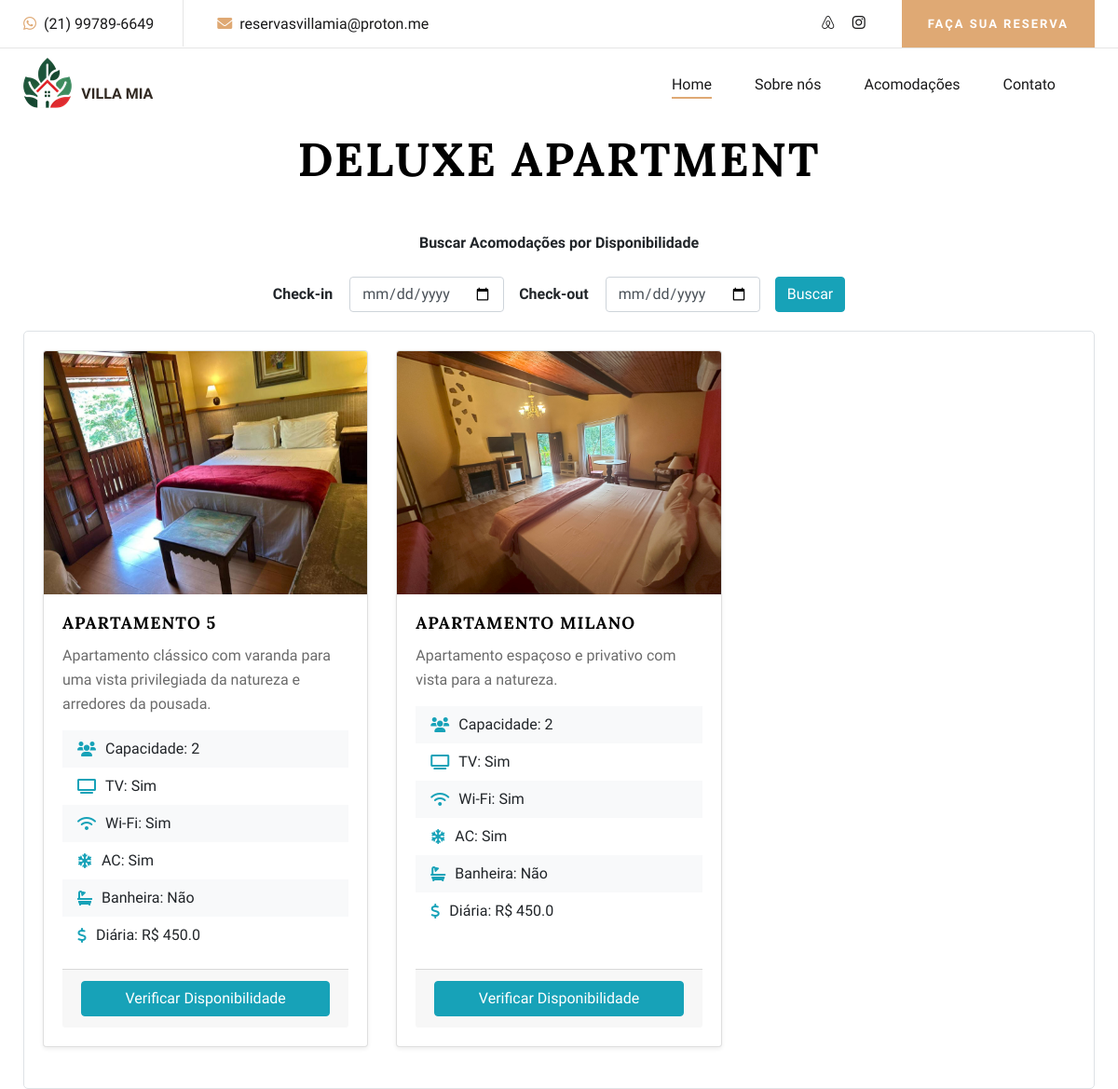
Before: /category/2/ with the older database file.
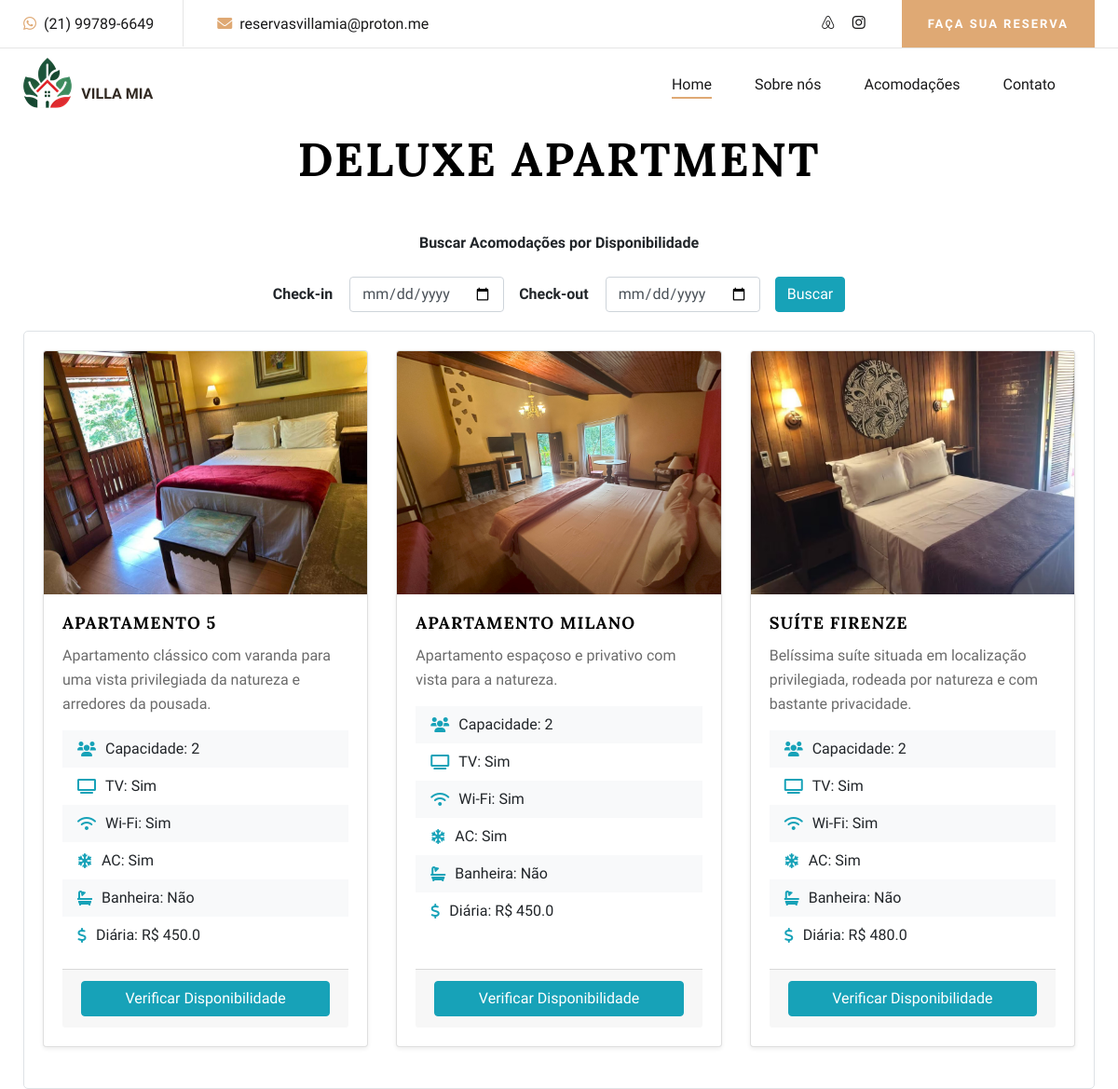
After: the same page with the newer database file.
### backend/models.py (models this page shows, shortened)
class Category(models.Model):
    name = models.CharField(max_length=100)

class Room(models.Model):
    title = models.CharField(max_length=200)
    description = models.CharField(max_length=600)
    image = models.ImageField(upload_to='room_images/', blank=True, null=True)  # Main image
    capacity = models.IntegerField()
    ac = models.BooleanField(default=False)
    tv = models.BooleanField(default=True)
    wifi = models.BooleanField(default=True)
    bathtub = models.BooleanField(default=False)
    price = models.FloatField()
    category = models.ForeignKey(Category, on_delete=models.CASCADE, default=1)
    available = models.BooleanField(default=True)

### backend/views.py (the view, shortened to what this page needs)
# urls.py: path('category/<int:category_id>/', views.category_rooms, name='category_rooms'),
def category_rooms(request, category_id):
    category = get_object_or_404(Category, id=category_id)
    rooms = Room.objects.filter(category=category)
    if not request.user.is_staff:
        rooms = rooms.filter(available=True)
    check_in = request.GET.get('check_in')
    check_out = request.GET.get('check_out')
    if check_in and check_out:
        check_in_date = datetime.datetime.strptime(check_in, '%Y-%m-%d').date()
        check_out_date = datetime.datetime.strptime(check_out, '%Y-%m-%d').date()
        rooms = rooms.filter(
            ~Q(booking__check_in__lte=check_out_date, booking__check_out__gte=check_in_date)
        ).distinct()
    if request.method == 'POST':
        room_id = request.POST.get('room_id')
        room = get_object_or_404(Room, id=room_id)
        room.available = 'available' in request.POST
        room.save()
        return redirect('category_rooms', category_id=category.id)
    return render(request, 'backend/category_rooms.html', {
        'category': category,
        'rooms': rooms,
        'check_in': check_in,
        'check_out': check_out
    })

### backend/templates/backend/category_rooms.html (shortened to what this page needs)
{% extends "backend/layout.html" %}
{% block extra_head %}
<link rel="stylesheet" href="https://cdnjs.cloudflare.com/ajax/libs/font-awesome/6.0.0-beta3/css/all.min.css">
{% endblock %}
{% block body %}
    <h1 class="text-center mb-4 room-title">{{ category.name }}</h1>
    <div class="container mt-5">
        <span class="d-flex justify-content-center" style="font-weight: 700">Buscar Acomodações por Disponibilidade</span><br/>
        <div class="date-picker-container" style="font-weight: 700">
            <form method="get" class="form-inline">
                <div class="form-group">
                    <label for="check_in">Check-in</label>
                    <input type="date" id="check_in" name="check_in" class="form-control ml-2" value="{{ request.GET.check_in }}" required>
                </div>
                <div class="form-group ml-3">
                    <label for="check_out">Check-out</label>
                    <input type="date" id="check_out" name="check_out" class="form-control ml-2" value="{{ request.GET.check_out }}" required>
                </div>
                <button type="submit" class="btn btn-info ml-3 buscar">Buscar</button>
            </form>
        </div>
        <div class="section-divider">
            <div class="row">
                {% if rooms %}
                    {% for room in rooms %}
                        <div class="col-md-4 mb-4">
                            <div class="card h-100 shadow-sm">
                                <img src="{{ room.image.url }}" class="card-img-top" alt="{{ room.title }}">
                                <div class="card-body d-flex flex-column">
                                    <div class="content">
                                        <h5 class="card-title">{{ room.title }}</h5>
                                        <p class="card-text">{{ room.description }}</p>
                                        <ul class="list-group list-group-flush mb-3">
                                            <li class="list-group-item"><i class="fas fa-users"></i>Capacidade: {{ room.capacity }}</li>
                                            <li class="list-group-item"><i class="fas fa-tv"></i>TV: {{ room.tv|yesno:"Sim,Não" }}</li>
                                            <li class="list-group-item"><i class="fas fa-wifi"></i>Wi-Fi: {{ room.wifi|yesno:"Sim,Não" }}</li>
                                            <li class="list-group-item"><i class="fas fa-snowflake"></i>AC: {{ room.ac|yesno:"Sim,Não" }}</li>
                                            <li class="list-group-item"><i class="fas fa-bath"></i>Banheira: {{ room.bathtub|yesno:"Sim,Não" }}</li>
                                            <li class="list-group-item"><i class="fas fa-dollar-sign"></i>Diária: R$ {{ room.price }}</li>
                                        </ul>
                                    </div>
                                    <div class="card-footer">
                                        <a href="{% url 'check_availability' room.id %}" class="btn btn-info mt-auto">Verificar Disponibilidade</a>
                                    </div>
                                </div>
                            </div>
                        </div>
                    {% endfor %}
                {% else %}
                    <p class="text-center">No rooms available in this category.</p>
                {% endif %}
            </div>
        </div>
    </div>
{% endblock %}

### backend/templates/backend/layout.html (shortened to what this page needs)
{% load static %}
<!DOCTYPE html>
<html lang="en">
  <head>
    <link
      rel="stylesheet"
      href="https://cdnjs.cloudflare.com/ajax/libs/font-awesome/5.15.4/css/all.min.css"
    />
    <link rel="stylesheet" href="{% static 'css/mobile.css' %}" />
    <link
      rel="stylesheet"
      href="https://cdn.jsdelivr.net/npm/flatpickr/dist/flatpickr.min.css"
    />
    <link
      rel="stylesheet"
      href="{% static 'css/bootstrap.min.css' %}"
      type="text/css"
    />
    <link
      rel="stylesheet"
      href="{% static 'css/font-awesome.min.css' %}"
      type="text/css"
    />
    <link
      rel="stylesheet"
      href="{% static 'css/elegant-icons.css' %}"
      type="text/css"
    />
    <link
      rel="stylesheet"
      href="{% static 'css/flaticon.css' %}"
      type="text/css"
    />
    <link
      rel="stylesheet"
      href="{% static 'css/owl.carousel.min.css' %}"
      type="text/css"
    />
    <link
      rel="stylesheet"
      href="{% static 'css/nice-select.css' %}"
      type="text/css"
    />
    <link
      rel="stylesheet"
      href="{% static 'css/jquery-ui.min.css' %}"
      type="text/css"
    />
    <link
      rel="stylesheet"
      href="{% static 'css/magnific-popup.css' %}"
      type="text/css"
    />
    <link
      rel="stylesheet"
      href="{% static 'css/slicknav.min.css' %}"
      type="text/css"
    />
    <link
      rel="stylesheet"
      href="{% static 'css/styles.css' %}"
      type="text/css"
    />
    <link
      rel="stylesheet"
      href="{% static 'css/style.css' %}"
      type="text/css"
    />
    {% block extra_head %}{% endblock %}
  </head>
  <body>
    <header class="header-section">
      <div class="top-nav">
        <div class="container">
            <div class="row">
                <div class="col-lg-6">
                    <ul class="tn-left">
                        <li>
                            <i class="fab fa-whatsapp"></i>
                            <a href="https://wa.me/5521997896649" class="plain-link" target="_blank">(21) 99789-6649</a>
                        </li>
                        <li><i class="fa fa-envelope"></i> reservasvillamia@proton.me</li>
                    </ul>
                </div>
                <div class="col-lg-6">
                    <div class="tn-right">
                        <div class="top-social">
                            <a href="https://www.airbnb.com.br/rooms/1129104542810955822?source_impression_id=p3_1722376908_P3mqyyBOas58TPSp"><i class="fab fa-airbnb"></i></a>
                            <a href="#"><i class="fab fa-instagram"></i></a>
                        </div>
                        <a href="{% url 'index' %}#rooms" class="bk-btn">Faça sua Reserva</a>
                    </div>
                </div>
            </div>
        </div>
    </div>
      <div class="menu-item">
        <div class="container">
          <div class="row">
            <div class="col-lg-2">
              <div class="logo">
                <a href="{% url 'index' %}" class="header-logo">
                  <img src="{% static 'img/logo.png' %}" alt="" />
                  <span class="header-logo-text">Villa Mia</span>
                </a>
              </div>
            </div>
            <div class="col-lg-10">
              <div class="nav-menu">
                <nav class="mainmenu">
                  <ul>
                    <li class="active">
                      <a href="{% url 'index' %}#hero" class="plain-link">Home</a>
                    </li>
                    <li><a href="{% url 'index' %}#about" class="plain-link">Sobre nós</a></li>
                    <li>
                      <a href="{% url 'index' %}#rooms" class="plain-link">Acomodações</a>
                    </li>
                    <li><a href="{% url 'index' %}#contact" class="plain-link">Contato</a></li>
                  </ul>
                </nav>
              </div>
            </div>
          </div>
        </div>
      </div>
    </header>
    {% block body %}{% endblock %}
  </body>
</html>

### backend/static/css/mobile.css (style rules this page uses)
body { margin: 0; padding: 0; overflow-x: hidden; }
.container, .container-fluid { padding-left: 15px; padding-right: 15px; }
.row { margin-left: 0; margin-right: 0; }

### backend/static/css/style.css (style rules this page uses)
html, body { height: 100%; font-family: "Cabin", sans-serif; -webkit-font-smoothing: antialiased; font-smoothing: antialiased; }
h1, h2, h3, h4, h5, h6 { margin: 0; color: #111111; font-weight: 400; font-family: "Lora", serif; }
h1 { font-size: 70px; }
h5 { font-size: 18px; }
p { font-size: 16px; font-family: "Cabin", sans-serif; color: #6b6b6b; font-weight: 400; line-height: 26px; margin: 0 0 15px 0; }
img { max-width: 100%; }
ul, ol { padding: 0; margin: 0; }
.header-logo { margin-top: -15px; }
.header-logo-text { position: relative; left: 0.4rem; top: 0.8rem; font-size: 16px; color: #322a23; text-transform: uppercase; font-weight: 700; font-family: "Cabin", sans-serif; margin-bottom: 20px; }
.top-nav { border-bottom: 1px solid #e5e5e5; }
.top-nav .tn-left li { list-style: none; display: inline-block; font-size: 16px; color: #19191a; font-weight: 500; padding: 14px 0 12px; margin-right: 64px; position: relative; }
.top-nav .tn-left li:after { position: absolute; right: -32px; top: 0; width: 1px; height: 100%; background: #e5e5e5; content: ""; }
.top-nav .tn-left li:last-child { margin-right: 0; }
.top-nav .tn-left li:last-child:after { display: none; }
.top-nav .tn-left li i { color: #dfa974; margin-right: 4px; }
.top-nav .tn-right { text-align: right; }
.top-nav .tn-right .top-social { display: inline-block; margin-right: 35px; padding: 13px 0; }
.top-nav .tn-right .top-social a { display: inline-block; font-size: 16px; color: #19191a; margin-left: 15px; }
.top-nav .tn-right .bk-btn { display: inline-block; font-size: 13px; font-weight: 700; padding: 16px 28px 15px; background: #dfa974; color: #ffffff; text-transform: uppercase; letter-spacing: 2px; }
.menu-item { position: relative; z-index: 9; }
.menu-item .logo { padding: 25px 0; }
.menu-item .logo a { display: inline-block; }
.menu-item .nav-menu { text-align: right; }
.menu-item .nav-menu .mainmenu { display: inline-block; }
.menu-item .nav-menu .mainmenu li { list-style: none; display: inline-block; position: relative; z-index: 1; }
.menu-item .nav-menu .mainmenu li.active a:after { opacity: 1; }
.menu-item .nav-menu .mainmenu li a { font-size: 16px; color: #19191a; margin-right: 42px; font-weight: 500; display: inline-block; padding: 27px 0; position: relative; -webkit-transition: all 0.3s; -o-transition: all 0.3s; transition: all 0.3s; }
.menu-item .nav-menu .mainmenu li a:after { position: absolute; left: 0; top: 52px; width: 100%; height: 2px; background: #dfa974; content: ""; opacity: 0; -webkit-transition: all 0.3s; -o-transition: all 0.3s; transition: all 0.3s; }
@media only screen and (min-width: 1200px) { .container { max-width: 1180px; } }

### backend/templates/backend/layout.html (style rules this page uses)
a.plain-link { text-decoration: none; color: inherit; cursor: pointer; }

### backend/templates/backend/category_rooms.html (style rules this page uses)
.room-title { display: flex; justify-content: center; font-size: 50px; color: #000000; font-weight: 700; text-transform: uppercase; letter-spacing: 2px; }
.card-title { color: #000000; font-weight: 700; text-transform: uppercase; letter-spacing: 1px; }
.list-group-item { background-color: transparent; border: none; padding: .5rem 1rem; display: flex; align-items: center; }
.list-group-item:nth-child(odd) { background-color: #f8f9fa; }
.list-group-item i { margin-right: 10px; color: #17a2b8; }
.section-divider { border: 1px solid #dee2e6; padding: 20px; margin-bottom: 20px; border-radius: 5px; }
.date-picker-container { display: flex; justify-content: center; align-items: center; margin-bottom: 20px; }
.form-inline .form-group { display: flex; align-items: center; }
.form-inline .form-group label { margin-right: 10px; }
.card { display: flex; flex-direction: column; justify-content: space-between; }
.card-body { flex: 1; display: flex; flex-direction: column; justify-content: space-between; }
.card-body .content { flex: 1; }
.card-footer { display: flex; flex-direction: column; }
.list-group { flex: 1; }

Changed rows visible on the page:
added Room: image (picture), title "SUÍTE FIRENZE", description "Belíssima suíte situada em localização privilegiada, rodeada por natureza e com bastante privacidade.", capacity "2", tv "Sim", wifi "Sim", ac "Sim", bathtub "Não", price "480.0"
